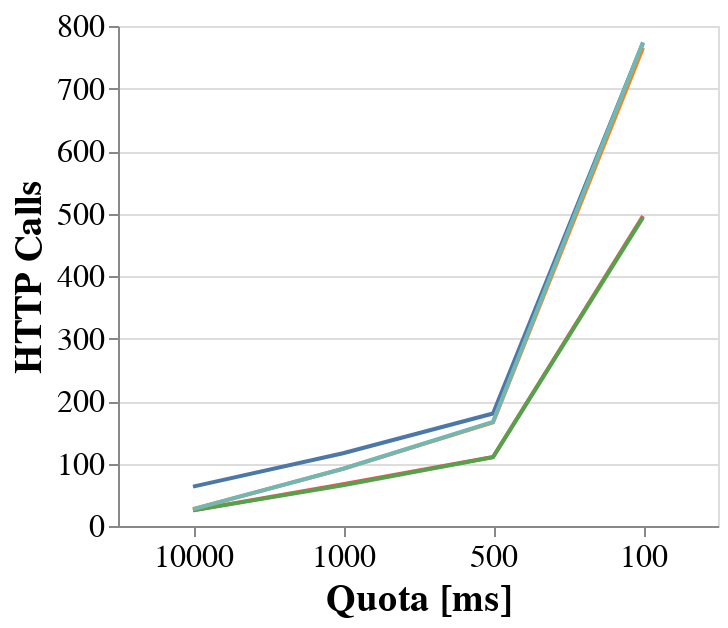

Notebook code for this chart:
### Code cell
base = alt.Chart(df).properties(height=250, width=300)

base.mark_line().encode(
    x=alt.X(
        "quota:N",
        title="Quota [ms]",
        sort=["10000", "1000", "500", "100"],
        axis=alt.Axis(labelAngle=0)
    ),
    y=alt.Y(
        "http_calls:Q",
        title="HTTP Calls",
        scale=alt.Scale(zero=False)
    ),
    color=alt.Color(
        "approach:N",
        legend=None
    )
).configure_axis(
    labelFontSize=16,
    titleFontSize=19
)

### Figure 1 — Vega-Lite specification as saved in the notebook (floating-point values rounded to 4 significant figures)
{"config": {"view": {"continuousWidth": 400, "continuousHeight": 300}, "axis": {"labelFontSize": 16, "titleFontSize": 19}}, "data": {"name": "data-3a2160549462f8f6999827ae47a04cd5"}, "mark": "line", "encoding": {"color": {"field": "approach", "legend": null, "type": "nominal"}, "x": {"axis": {"labelAngle": 0}, "field": "quota", "sort": ["10000", "1000", "500", "100"], "title": "Quota [ms]", "type": "nominal"}, "y": {"field": "http_calls", "scale": {"zero": false}, "title": "HTTP Calls", "type": "quantitative"}}, "height": 250, "width": 300, "$schema": "https://vega.github.io/schema/vega-lite/v4.17.0.json", "datasets": {"data-3a2160549462f8f6999827ae47a04cd5": [{"xp": "earlypruning", "approach": "sage-partial-topk-earlypruning", "quota": "100", "limit": "LIMIT 0", "run": 2.0, "execution_time": 56.65, "data_transfer": 7.97, "http_calls": 496.0, "solutions": 8361.0, "resuming_time": 5.218, "saving_time": 0.1215}, {"xp": "earlypruning", "approach": "sage-partial-topk-earlypruning", "quota": "1000", "limit": "LIMIT 0", "run": 2.0, "execution_time": 50.72, "data_transfer": 4.842, "http_calls": 66.67, "solutions": 8361.0, "resuming_time": 0.676, "saving_time": 0.01422}, {"xp": "earlypruning", "approach": "sage-partial-topk-earlypruning", "quota": "10000", "limit": "LIMIT 0", "run": 2.0, "execution_time": 47.47, "data_transfer": 3.13, "http_calls": 25.0, "solutions": 8361.0, "resuming_time": 0.1714, "saving_time": 8.663e-06}, {"xp": "earlypruning", "approach": "sage-partial-topk-earlypruning", "quota": "500", "limit": "LIMIT 0", "run": 2.0, "execution_time": 50.84, "data_transfer": 5.231, "http_calls": 110.3, "solutions": 8361.0, "resuming_time": 1.154, "saving_time": 0.02704}, {"xp": "earlypruning", "approach": "sage-topk-earlypruning", "quota": "100", "limit": "LIMIT 0", "run": 2.0, "execution_time": 65.94, "data_transfer": 222.6, "http_calls": 493.7, "solutions": 8361.0, "resuming_time": 9.667, "saving_time": 2.644}, {"xp": "earlypruning", "approach": "sage-topk-earlypruning", "quota": "1000", "limit": "LIMIT 0", "run": 2.0, "execution_time": 49.22, "data_transfer": 24.64, "http_calls": 65.0, "solutions": 8361.0, "resuming_time": 1.073, "saving_time": 0.2423}, {"xp": "earlypruning", "approach": "sage-topk-earlypruning", "quota": "10000", "limit": "LIMIT 0", "run": 2.0, "execution_time": 47.35, "data_transfer": 2.619, "http_calls": 25.0, "solutions": 8361.0, "resuming_time": 0.1815, "saving_time": 7.47e-06}, {"xp": "earlypruning", "approach": "sage-topk-earlypruning", "quota": "500", "limit": "LIMIT 0", "run": 2.0, "execution_time": 51.4, "data_transfer": 45.06, "http_calls": 110.0, "solutions": 8361.0, "resuming_time": 1.995, "saving_time": 0.5007}, {"xp": "stateless", "approach": "sage", "quota": "100", "limit": "LIMIT 0", "run": 2.0, "execution_time": 89.19, "data_transfer": 106.8, "http_calls": 773.0, "solutions": 8361.0, "resuming_time": 5.296, "saving_time": 0.16}, {"xp": "stateless", "approach": "sage", "quota": "1000", "limit": "LIMIT 0", "run": 2.0, "execution_time": 80.48, "data_transfer": 103.6, "http_calls": 116.3, "solutions": 8361.0, "resuming_time": 0.9405, "saving_time": 0.02223}, {"xp": "stateless", "approach": "sage", "quota": "10000", "limit": "LIMIT 0", "run": 2.0, "execution_time": 79.06, "data_transfer": 103.4, "http_calls": 63.0, "solutions": 8361.0, "resuming_time": 0.6423, "saving_time": 0.007408}, {"xp": "stateless", "approach": "sage", "quota": "500", "limit": "LIMIT 0", "run": 2.0, "execution_time": 81.13, "data_transfer": 104.0, "http_calls": 180.0, "solutions": 8361.0, "resuming_time": 1.263, "saving_time": 0.03774}, {"xp": "stateless", "approach": "sage-partial-topk", "quota": "100", "limit": "LIMIT 0", "run": 2.0, "execution_time": 86.37, "data_transfer": 9.214, "http_calls": 765.0, "solutions": 8361.0, "resuming_time": 6.763, "saving_time": 0.171}, {"xp": "stateless", "approach": "sage-partial-topk", "quota": "1000", "limit": "LIMIT 0", "run": 2.0, "execution_time": 76.38, "data_transfer": 4.967, "http_calls": 91.33, "solutions": 8361.0, "resuming_time": 0.8102, "saving_time": 0.02021}, {"xp": "stateless", "approach": "sage-partial-topk", "quota": "10000", "limit": "LIMIT 0", "run": 2.0, "execution_time": 75.77, "data_transfer": 3.406, "http_calls": 27.0, "solutions": 8361.0, "resuming_time": 0.1889, "saving_time": 0.0006981}, {"xp": "stateless", "approach": "sage-partial-topk", "quota": "500", "limit": "LIMIT 0", "run": 2.0, "execution_time": 78.1, "data_transfer": 5.456, "http_calls": 165.7, "solutions": 8361.0, "resuming_time": 1.447, "saving_time": 0.03967}, {"xp": "stateless", "approach": "sage-topk", "quota": "100", "limit": "LIMIT 0", "run": 2.0, "execution_time": 101.7, "data_transfer": 335.8, "http_calls": 774.0, "solutions": 8361.0, "resuming_time": 13.05, "saving_time": 4.087}, {"xp": "stateless", "approach": "sage-topk", "quota": "1000", "limit": "LIMIT 0", "run": 2.0, "execution_time": 78.2, "data_transfer": 35.88, "http_calls": 91.67, "solutions": 8361.0, "resuming_time": 1.409, "saving_time": 0.3753}, {"xp": "stateless", "approach": "sage-topk", "quota": "10000", "limit": "LIMIT 0", "run": 2.0, "execution_time": 75.69, "data_transfer": 3.808, "http_calls": 27.0, "solutions": 8361.0, "resuming_time": 0.208, "saving_time": 0.01282}, {"xp": "stateless", "approach": "sage-topk", "quota": "500", "limit": "LIMIT 0", "run": 2.0, "execution_time": 80.87, "data_transfer": 69.04, "http_calls": 166.7, "solutions": 8361.0, "resuming_time": 2.633, "saving_time": 0.8456}]}}
